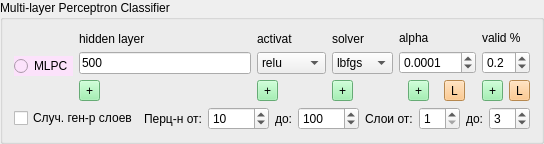
      <widget class="QGroupBox" name="groupBox">
       <property name="styleSheet">
        <string notr="true"/>
       </property>
       <property name="title">
        <string>Multi-layer Perceptron Classifier</string>
       </property>
       <layout class="QGridLayout" name="gridLayout_31">
        <item row="0" column="0">
         <layout class="QGridLayout" name="gridLayout_30">
          <item row="0" column="0">
           <widget class="QRadioButton" name="radioButton_mlp">
            <property name="toolTip">
             <string>Multi-layer Perceptron classifier</string>
            </property>
            <property name="styleSheet">
             <string notr="true">background-color: rgb(252, 226, 251);</string>
            </property>
            <property name="text">
             <string>MLPC</string>
            </property>
            <attribute name="buttonGroup">
             <string notr="true">buttonGroup</string>
            </attribute>
           </widget>
          </item>
          <item row="0" column="1">
           <layout class="QGridLayout" name="gridLayout_18">
            <item row="0" column="0">
             <widget class="QLabel" name="label_36">
              <property name="text">
               <string>hidden layer</string>
              </property>
             </widget>
            </item>
            <item row="1" column="0">
             <widget class="QLineEdit" name="lineEdit_layer_mlp">
              <property name="text">
               <string>500</string>
              </property>
             </widget>
            </item>
            <item row="2" column="0">
             <widget class="QToolButton" name="toolButton_add_hidden_layer">
              <property name="styleSheet">
               <string notr="true">background-color: rgb(143, 240, 164);</string>
              </property>
              <property name="text">
               <string>+</string>
              </property>
             </widget>
            </item>
           </layout>
          </item>
          <item row="0" column="2">
           <layout class="QGridLayout" name="gridLayout_19">
            <item row="0" column="0">
             <widget class="QLabel" name="label_38">
              <property name="text">
               <string>activat</string>
              </property>
             </widget>
            </item>
            <item row="1" column="0">
             <widget class="QComboBox" name="comboBox_activation_mlp">
              <item>
               <property name="text">
                <string>relu</string>
               </property>
              </item>
              <item>
               <property name="text">
                <string>logistic</string>
               </property>
              </item>
              <item>
               <property name="text">
                <string>tanh</string>
               </property>
              </item>
              <item>
               <property name="text">
                <string>identity</string>
               </property>
              </item>
             </widget>
            </item>
            <item row="2" column="0">
             <widget class="QToolButton" name="toolButton_add_activate">
              <property name="styleSheet">
               <string notr="true">background-color: rgb(143, 240, 164);</string>
              </property>
              <property name="text">
               <string>+</string>
              </property>
             </widget>
            </item>
           </layout>
          </item>
          <item row="0" column="3">
           <layout class="QGridLayout" name="gridLayout_22">
            <item row="0" column="0">
             <widget class="QLabel" name="label_42">
              <property name="text">
               <string>solver</string>
              </property>
             </widget>
            </item>
            <item row="1" column="0">
             <widget class="QComboBox" name="comboBox_solvar_mlp">
              <property name="currentText">
               <string>lbfgs</string>
              </property>
              <property name="currentIndex">
               <number>1</number>
              </property>
              <item>
               <property name="text">
                <string>adam</string>
               </property>
              </item>
              <item>
               <property name="text">
                <string>lbfgs</string>
               </property>
              </item>
              <item>
               <property name="text">
                <string>sgd</string>
               </property>
              </item>
             </widget>
            </item>
            <item row="2" column="0">
             <widget class="QToolButton" name="toolButton_add_solver">
              <property name="styleSheet">
               <string notr="true">background-color: rgb(143, 240, 164);</string>
              </property>
              <property name="text">
               <string>+</string>
              </property>
             </widget>
            </item>
           </layout>
          </item>
          <item row="0" column="4">
           <layout class="QGridLayout" name="gridLayout_27">
            <item row="0" column="0">
             <widget class="QLabel" name="label_43">
              <property name="text">
               <string>alpha</string>
              </property>
             </widget>
            </item>
            <item row="1" column="0">
             <widget class="QDoubleSpinBox" name="doubleSpinBox_alpha_mlp">
              <property name="decimals">
               <number>4</number>
              </property>
              <property name="maximum">
               <double>100.000000000000000</double>
              </property>
              <property name="singleStep">
               <double>0.100000000000000</double>
              </property>
              <property name="value">
               <double>0.000100000000000</double>
              </property>
             </widget>
            </item>
            <item row="2" column="0">
             <layout class="QGridLayout" name="gridLayout_4">
              <item row="0" column="0">
               <widget class="QToolButton" name="toolButton_add_alpha">
                <property name="styleSheet">
                 <string notr="true">background-color: rgb(143, 240, 164);</string>
                </property>
                <property name="text">
                 <string>+</string>
                </property>
               </widget>
              </item>
              <item row="0" column="1">
               <widget class="QToolButton" name="toolButton_lim_alpha">
                <property name="styleSheet">
                 <string notr="true">background-color: rgb(255, 190, 111);</string>
                </property>
                <property name="text">
                 <string>L</string>
                </property>
               </widget>
              </item>
             </layout>
            </item>
           </layout>
          </item>
          <item row="0" column="5">
           <layout class="QGridLayout" name="gridLayout_29">
            <item row="0" column="0">
             <widget class="QLabel" name="label_44">
              <property name="text">
               <string>valid %</string>
              </property>
             </widget>
            </item>
            <item row="1" column="0">
             <widget class="QDoubleSpinBox" name="doubleSpinBox_valid_mlp">
              <property name="decimals">
               <number>1</number>
              </property>
              <property name="maximum">
               <double>1.000000000000000</double>
              </property>
              <property name="singleStep">
               <double>0.100000000000000</double>
              </property>
              <property name="value">
               <double>0.200000000000000</double>
              </property>
             </widget>
            </item>
            <item row="2" column="0">
             <layout class="QGridLayout" name="gridLayout">
              <item row="0" column="0">
               <widget class="QToolButton" name="toolButton_add_valid">
                <property name="styleSheet">
                 <string notr="true">background-color: rgb(143, 240, 164);</string>
                </property>
                <property name="text">
                 <string>+</string>
                </property>
               </widget>
              </item>
              <item row="0" column="1">
               <widget class="QToolButton" name="toolButton_lim_valid">
                <property name="styleSheet">
                 <string notr="true">background-color: rgb(255, 190, 111);</string>
                </property>
                <property name="text">
                 <string>L</string>
                </property>
               </widget>
              </item>
             </layout>
            </item>
           </layout>
          </item>
         </layout>
        </item>
        <item row="1" column="0">
         <layout class="QGridLayout" name="gridLayout_17">
          <item row="0" column="0">
           <widget class="QCheckBox" name="checkBox_random_hidden_layer">
            <property name="text">
             <string>Случ. ген-р слоев</string>
            </property>
           </widget>
          </item>
          <item row="0" column="1">
           <layout class="QGridLayout" name="gridLayout_5">
            <item row="0" column="0">
             <widget class="QLabel" name="label">
              <property name="text">
               <string>Перц-н от:</string>
              </property>
             </widget>
            </item>
            <item row="0" column="1">
             <widget class="QSpinBox" name="spinBox_min_neuro">
              <property name="minimum">
               <number>1</number>
              </property>
              <property name="maximum">
               <number>10000</number>
              </property>
              <property name="singleStep">
               <number>10</number>
              </property>
              <property name="value">
               <number>10</number>
              </property>
             </widget>
            </item>
            <item row="0" column="2">
             <widget class="QLabel" name="label_2">
              <property name="text">
               <string>до:</string>
              </property>
             </widget>
            </item>
            <item row="0" column="3">
             <widget class="QSpinBox" name="spinBox_max_neuro">
              <property name="minimum">
               <number>1</number>
              </property>
              <property name="maximum">
               <number>10000</number>
              </property>
              <property name="singleStep">
               <number>10</number>
              </property>
              <property name="value">
               <number>100</number>
              </property>
             </widget>
            </item>
            <item row="0" column="4">
             <widget class="QLabel" name="label_10">
              <property name="text">
               <string>Слои от:</string>
              </property>
             </widget>
            </item>
            <item row="0" column="5">
             <widget class="QSpinBox" name="spinBox_min_layer">
              <property name="minimum">
               <number>1</number>
              </property>
              <property name="maximum">
               <number>10</number>
              </property>
             </widget>
            </item>
            <item row="0" column="6">
             <widget class="QLabel" name="label_9">
              <property name="text">
               <string>до:</string>
              </property>
             </widget>
            </item>
            <item row="0" column="7">
             <widget class="QSpinBox" name="spinBox_max_layer">
              <property name="minimum">
               <number>1</number>
              </property>
              <property name="maximum">
               <number>10</number>
              </property>
              <property name="value">
               <number>3</number>
              </property>
             </widget>
            </item>
           </layout>
          </item>
         </layout>
        </item>
       </layout>
      </widget>
